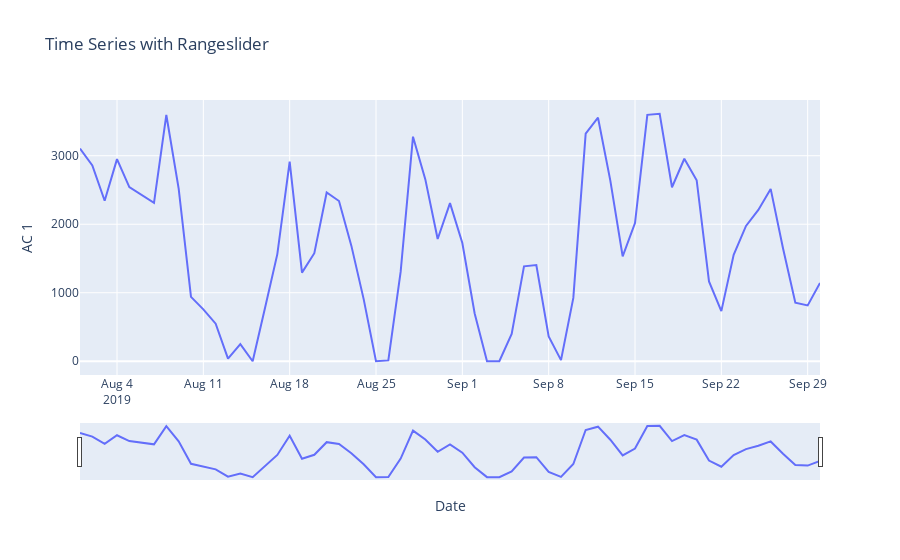

Notebook code cell kept with this figure:
### Markdown cell above
# These Below graphs represents power consumed by different ACs.

### Code cell
fig = px.line(Date_wise, x='Date', y='AC 1', title='Time Series with Rangeslider')
fig.update_xaxes(rangeslider_visible=True)

### Figure 1 — Plotly figure (JSON) as saved in the notebook; plotly's stock layout.template omitted (floating-point values rounded to 4 significant figures)
{"data": [{"hovertemplate": "Date=%{x}<br>AC 1=%{y}<extra></extra>", "legendgroup": "", "line": {"color": "#636efa", "dash": "solid"}, "marker": {"symbol": "circle"}, "mode": "lines", "name": "", "orientation": "v", "showlegend": false, "type": "scatter", "x": ["2019-08-01", "2019-08-02", "2019-08-03", "2019-08-04", "2019-08-05", "2019-08-06", "2019-08-07", "2019-08-08", "2019-08-09", "2019-08-10", "2019-08-11", "2019-08-12", "2019-08-13", "2019-08-14", "2019-08-15", "2019-08-16", "2019-08-17", "2019-08-18", "2019-08-19", "2019-08-20", "2019-08-21", "2019-08-22", "2019-08-23", "2019-08-24", "2019-08-25", "2019-08-26", "2019-08-27", "2019-08-28", "2019-08-29", "2019-08-30", "2019-08-31", "2019-09-01", "2019-09-02", "2019-09-03", "2019-09-04", "2019-09-05", "2019-09-06", "2019-09-07", "2019-09-08", "2019-09-09", "2019-09-10", "2019-09-11", "2019-09-12", "2019-09-13", "2019-09-14", "2019-09-15", "2019-09-16", "2019-09-17", "2019-09-18", "2019-09-19", "2019-09-20", "2019-09-21", "2019-09-22", "2019-09-23", "2019-09-24", "2019-09-25", "2019-09-26", "2019-09-27", "2019-09-28", "2019-09-29", "2019-09-30"], "xaxis": "x", "y": [3104.0, 2858.0, 2343.0, 2950.0, 2542.0, 2433.0, 2312.0, 3595.0, 2521.0, 940.2, 756.8, 548.2, 37.65, 250.0, 0, 777.5, 1564.0, 2915.0, 1293.0, 1577.0, 2463.0, 2339.0, 1688.0, 906.9, 0, 12.2, 1308.0, 3278.0, 2654.0, 1785.0, 2308.0, 1726.0, 697.7, 0, 0, 398.4, 1386.0, 1404.0, 362.6, 15.96, 925.1, 3322.0, 3555.0, 2636.0, 1532.0, 2017.0, 3597.0, 3613.0, 2540.0, 2956.0, 2643.0, 1166.0, 731.5, 1553.0, 1975.0, 2209.0, 2516.0, 1649.0, 855.5, 815.5, 1143.0], "yaxis": "y"}], "layout": {"legend": {"tracegroupgap": 0}, "title": {"text": "Time Series with Rangeslider"}, "xaxis": {"anchor": "y", "domain": [0, 1], "rangeslider": {"visible": true}, "title": {"text": "Date"}}, "yaxis": {"anchor": "x", "domain": [0, 1], "title": {"text": "AC 1"}}}}
